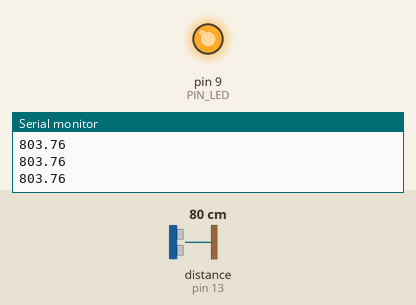
Recording of a sketch running on a simulated Arduino Uno, built with avr-gcc and run on an emulated ATmega328P. On the bench: output pins drawn as LEDs (lit = HIGH), the last lines printed to the serial monitor. Wiring (inferred from the names in the program): ultrasonic range finder: trigger pin 12; echo pin 13. The test bench sets the inputs (shaded band); at power-on: distance to the obstacle (sensor on pin 13) 80 cm. The echo pulse lasts 58.3 µs per cm; pins used as bus, display or sensor lines are not drawn.

Above: at 1.2 s.
1.3 s: distance to the obstacle (sensor on pin 13) set to 18 cm
At 2.3 s:
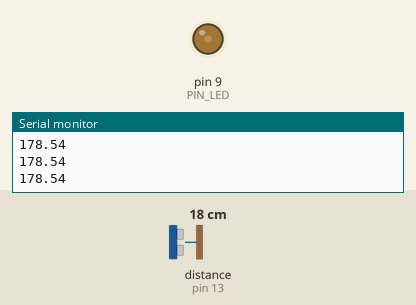
2.8 s: distance to the obstacle (sensor on pin 13) set to 2 cm
At 3.4 s:
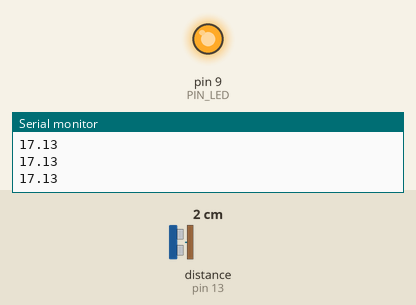
Timing chart, 0 to 5.8 s (numbered marks = the images above; inputs shaded):
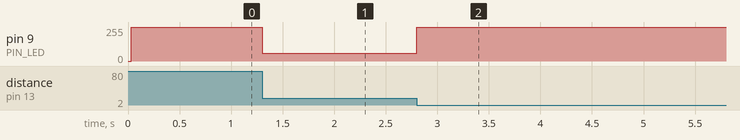

Measured:
- after the input at 1.3 s, pin 9 (PIN_LED): 255/255 → 57/255 at once
- after the input at 2.8 s, pin 9 (PIN_LED): 57/255 → 255/255 at once

The sketch:

08_example_2.ino
```cpp
// Arduino pin assignment
#define PIN_LED  9
#define PIN_TRIG 12   // sonar sensor TRIGGER
#define PIN_ECHO 13   // sonar sensor ECHO

// configurable parameters
#define SND_VEL 346.0     // sound velocity at 24 celsius degree (unit: m/sec)
#define INTERVAL 25       // sampling interval (unit: msec)
#define PULSE_DURATION 10 // ultra-sound Pulse Duration (unit: usec)
#define _DIST_MIN 100.0   // minimum distance to be measured (unit: mm)
#define _DIST_MAX 300.0   // maximum distance to be measured (unit: mm)

#define TIMEOUT ((INTERVAL / 2) * 1000.0) // maximum echo waiting time (unit: usec)
#define SCALE (0.001 * 0.5 * SND_VEL)     // coefficent to convert duration to distance

unsigned long last_sampling_time;   // unit: msec

void setup() {
  pinMode(PIN_LED, OUTPUT);
  pinMode(PIN_TRIG, OUTPUT);
  pinMode(PIN_ECHO, INPUT);
  Serial.begin(57600);
  last_sampling_time = millis();
}

void loop() {
  unsigned long time = millis();
  if (time < last_sampling_time + INTERVAL) return;
  last_sampling_time += INTERVAL;

  // trigger sonar pulse
  digitalWrite(PIN_TRIG, HIGH);
  delayMicroseconds(PULSE_DURATION);
  digitalWrite(PIN_TRIG, LOW);

  // measure echo duration
  unsigned long duration = pulseIn(PIN_ECHO, HIGH, TIMEOUT);
  float distance = duration * SCALE;  // distance in mm

  // 거리 값 출력 (Serial Plotter용)
  Serial.println(distance);

  // 거리 기반 LED 밝기 제어 (삼각형 패턴)
  int brightness;
  if (distance <= _DIST_MIN || distance >= _DIST_MAX) {
    brightness = 255;  // 꺼짐
  } else if (distance == 200) {
    brightness = 0;    // 최대 밝기
  } else if (distance < 200) {
    brightness = map(distance, 100, 200, 255, 0); // 100→255(꺼짐), 200→0(최대밝기)
  } else {
    brightness = map(distance, 200, 300, 0, 255); // 200→0, 300→255
  }

  analogWrite(PIN_LED, brightness);
}
```
